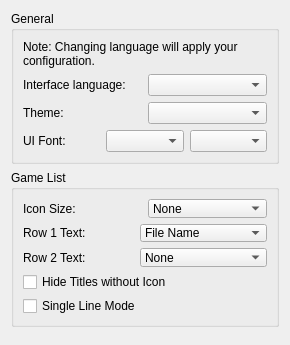
<?xml version="1.0" encoding="UTF-8"?>
<ui version="4.0">
 <class>ConfigureUi</class>
 <widget class="QWidget" name="ConfigureUi">
  <property name="windowTitle">
   <string>Form</string>
  </property>
  <property name="geometry">
   <rect>
    <x>0</x>
    <y>0</y>
    <width>290</width>
    <height>280</height>
   </rect>
  </property>
  <layout class="QVBoxLayout" name="verticalLayout">
   <item>
    <widget class="QGroupBox" name="general_groupBox">
     <property name="title">
      <string>General</string>
     </property>
     <layout class="QHBoxLayout" name="horizontalLayout">
      <item>
       <layout class="QVBoxLayout" name="verticalLayout_2">
        <item>
         <widget class="QLabel" name="label_change_language_info">
          <property name="text">
           <string>Note: Changing language will apply your configuration.</string>
          </property>
          <property name="wordWrap">
           <bool>true</bool>
          </property>
         </widget>
        </item>
        <item>
         <layout class="QHBoxLayout" name="horizontalLayout_2">
          <item>
           <widget class="QLabel" name="language_label">
            <property name="text">
             <string>Interface language:</string>
            </property>
           </widget>
          </item>
          <item>
           <widget class="QComboBox" name="language_combobox"/>
          </item>
         </layout>
        </item>
        <item>
         <layout class="QHBoxLayout" name="horizontalLayout_3">
          <item>
           <widget class="QLabel" name="theme_label">
            <property name="text">
             <string>Theme:</string>
            </property>
           </widget>
          </item>
          <item>
           <widget class="QComboBox" name="theme_combobox"/>
          </item>
         </layout>
        </item>
        <item>
         <layout class="QHBoxLayout" name="I71_horizontalLayout_0">
          <item>
           <widget class="QLabel" name="I71_font_label">
            <property name="text">
             <string>UI Font:</string>
            </property>
           </widget>
          </item>
          <item>
           <widget class="QComboBox" name="I71_uifont_family_combobox"/>
          </item>
          <item>
           <widget class="QComboBox" name="I71_uifont_point_combobox"/>
          </item>
         </layout>
        </item>
       </layout>
      </item>
     </layout>
    </widget>
   </item>
   <item>
    <widget class="QGroupBox" name="game_list_groupBox">
     <property name="title">
      <string>Game List</string>
     </property>
     <layout class="QHBoxLayout" name="horizontalLayout_4">
      <item>
       <layout class="QVBoxLayout" name="verticalLayout_3">
        <item>
         <layout class="QHBoxLayout" name="horizontalLayout_5">
          <item>
           <widget class="QLabel" name="icon_size_label">
            <property name="text">
             <string>Icon Size:</string>
            </property>
           </widget>
          </item>
          <item>
           <widget class="QComboBox" name="icon_size_combobox">
            <item>
             <property name="text">
              <string>None</string>
             </property>
            </item>
            <item>
             <property name="text">
              <string>Small (24x24)</string>
             </property>
            </item>
            <item>
             <property name="text">
              <string>Large (48x48)</string>
             </property>
            </item>
           </widget>
          </item>
         </layout>
        </item>
        <item>
         <layout class="QHBoxLayout" name="horizontalLayout_6">
          <item>
           <widget class="QLabel" name="row_1_text_label">
            <property name="text">
             <string>Row 1 Text:</string>
            </property>
           </widget>
          </item>
          <item>
           <widget class="QComboBox" name="row_1_text_combobox">
            <item>
             <property name="text">
              <string>File Name</string>
             </property>
            </item>
            <item>
             <property name="text">
              <string>Full Path</string>
             </property>
            </item>
            <item>
             <property name="text">
              <string>Title Name (short)</string>
             </property>
            </item>
            <item>
             <property name="text">
              <string>Title ID</string>
             </property>
            </item>
            <item>
             <property name="text">
              <string>Title Name (long)</string>
             </property>
            </item>
           </widget>
          </item>
         </layout>
        </item>
        <item>
         <layout class="QHBoxLayout" name="horizontalLayout_7">
          <item>
           <widget class="QLabel" name="row_2_text_label">
            <property name="text">
             <string>Row 2 Text:</string>
            </property>
           </widget>
          </item>
          <item>
           <widget class="QComboBox" name="row_2_text_combobox">
            <item>
             <property name="text">
              <string>None</string>
             </property>
            </item>
            <item>
             <property name="text">
              <string>File Name</string>
             </property>
            </item>
            <item>
             <property name="text">
              <string>Full Path</string>
             </property>
            </item>
            <item>
             <property name="text">
              <string>Title Name (short)</string>
             </property>
            </item>
            <item>
             <property name="text">
              <string>Title ID</string>
             </property>
            </item>
            <item>
             <property name="text">
              <string>Title Name (long)</string>
             </property>
            </item>
           </widget>
          </item>
         </layout>
        </item>
        <item>
         <widget class="QCheckBox" name="toggle_hide_no_icon">
          <property name="text">
           <string>Hide Titles without Icon</string>
          </property>
         </widget>
        </item>
        <item>
         <widget class="QCheckBox" name="toggle_single_line_mode">
          <property name="text">
           <string>Single Line Mode</string>
          </property>
         </widget>
        </item>
       </layout>
      </item>
     </layout>
    </widget>
   </item>
   <item>
    <spacer>
     <property name="orientation">
      <enum>Qt::Vertical</enum>
     </property>
    </spacer>
   </item>
  </layout>
 </widget>
 <resources/>
 <connections/>
</ui>
